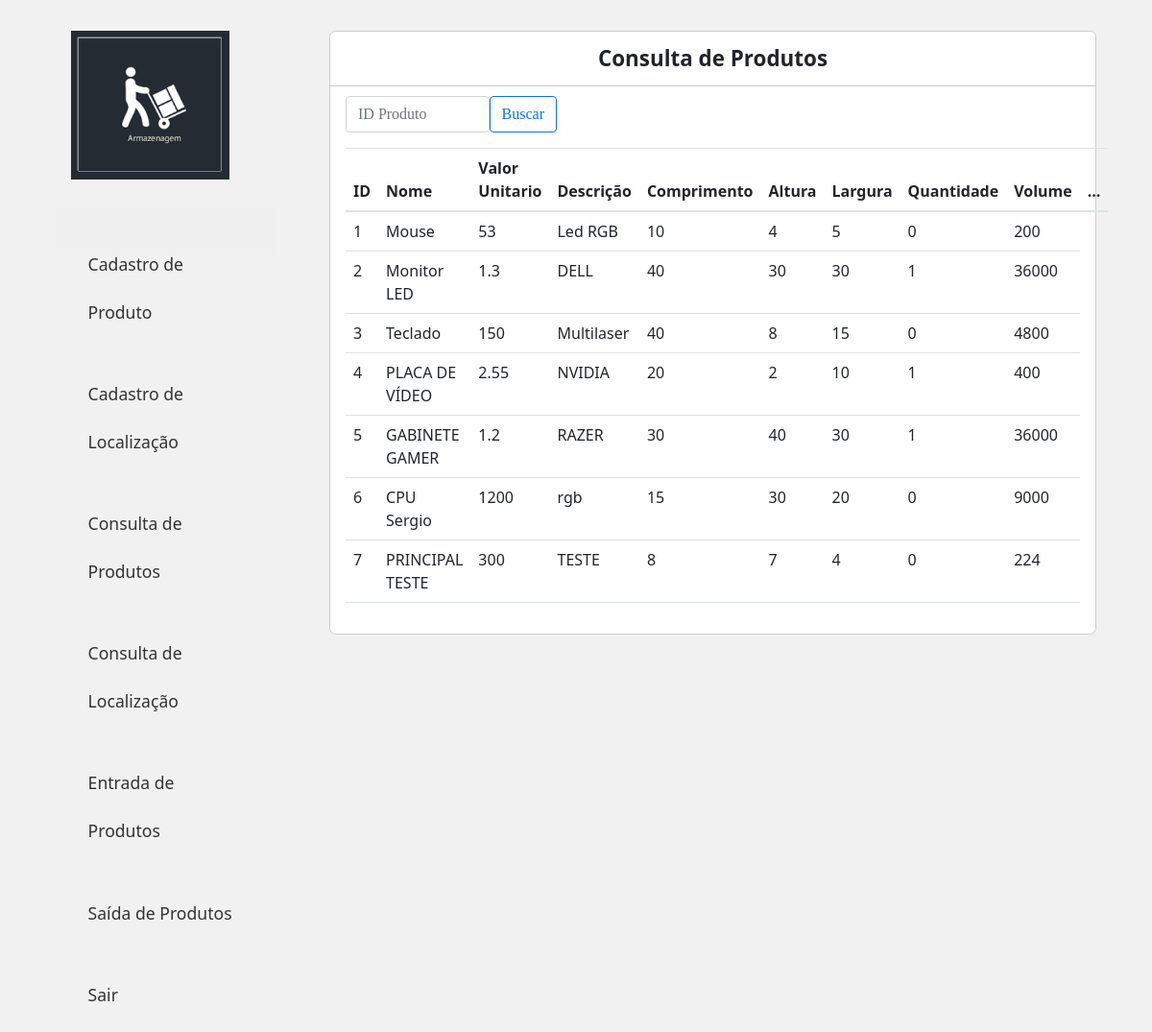
/Stoq/consulta.php, run on the app's committed database.
### tables this page shows
CREATE TABLE `tbdcadprod` (
  `id_Produto` int(11) NOT NULL,
  `nm_Produto` varchar(50) NOT NULL,
  `vl_Valor` double NOT NULL,
  `ds_Produto` varchar(50) NOT NULL,
  `comp_Produto` double NOT NULL,
  `alt_Produto` double NOT NULL,
  `larg_Produto` double NOT NULL,
  `qtd_Produto` int(20) NOT NULL,
  `volume_Produto` float NOT NULL
);

### Stoq/consulta.php (the view, shortened to what this page needs)
<?php
	require_once 'header.php';
	require_once 'conection.php';
?>
<main class="col-sm-9">
	<div class="principal">
		<div class="titulo">
			Consulta de Produtos
		</div>
		<div class="conteudo">
			<div class="item">
				<form method="POST" action="L_consulta.php">
					<input class="form-control" type="search" style="position: absolute; width: 150px; top: 100px; font-family:'calibri';" name="result" placeholder="ID Produto"><br><br>
					<button class="btn btn-outline-primary" type="submit" style="position: absolute; right: 590px; top: 100px; font-family:'calibri';" >Buscar</button>
				</form>
				<table class="table">
				  <thead>
				    <tr>
					  <th scope="col">ID</th>
				      <th scope="col">Nome</th>
					  <th scope="col">Valor Unitario</th>
				      <th scope="col">Descrição</th>
					  <th scope="col">Comprimento</th>
					  <th scope="col">Altura</th>
					  <th scope="col">Largura</th>
				      <th scope="col">Quantidade</th>
				      <th scope="col">Volume</th>
					  <th scope="col">...</th>
				    </tr>
				  </thead>
				  <tbody>
				  	<?php
				  		$stmt = $conn->prepare("SELECT * FROM tbdcadprod");
						$stmt->execute();
						$results = $stmt->fetchAll(PDO::FETCH_ASSOC);
				  		foreach($results as $row => $value){
								echo "<tr>";
								echo "<td>" . $value['id_Produto'] . "</td>";
								echo "<td>" . $value['nm_Produto'] . "</td>";
								echo "<td>" . $value['vl_Valor'] . "</td>";
								echo "<td>" . $value['ds_Produto'] . "</td>";
								echo "<td>" . $value['comp_Produto'] . "</td>";
								echo "<td>" . $value['alt_Produto'] . "</td>";
								echo "<td>" . $value['larg_Produto'] . "</td>";
								echo "<td>" . $value['qtd_Produto'] . "</td>";
								echo "<td>" . $value['volume_Produto'] . "</td>";
							}
				  	?>
				  </tbody>
				</table>
			</div>
		</div>
	</div>
</main>

### css/styles.css (style rules this page uses)
body { background: #f1f1f1; }
.principal { margin: 2em 1em; background: #fff; border: 1px solid #ccc; border-radius: .4em; }
.principal .titulo { padding: .5em 1em; font-size: 1.4em; font-weight: bold; border-bottom: 1px solid #ccc; text-align: center; }
.principal .conteudo { padding: 1em; }

### data on the page
tbdcadprod: id_Produto "1", nm_Produto "Mouse", vl_Valor "53", ds_Produto "Led RGB", comp_Produto "10", alt_Produto "4", larg_Produto "5", qtd_Produto "0", volume_Produto "200"
tbdcadprod: id_Produto "2", nm_Produto "Monitor LED", vl_Valor "1.3", ds_Produto "DELL", comp_Produto "40", alt_Produto "30", larg_Produto "30", qtd_Produto "1", volume_Produto "36000"
tbdcadprod: id_Produto "3", nm_Produto "Teclado", vl_Valor "150", ds_Produto "Multilaser", comp_Produto "40", alt_Produto "8", larg_Produto "15", qtd_Produto "0", volume_Produto "4800"
tbdcadprod: id_Produto "4", nm_Produto "PLACA DE VÍDEO", vl_Valor "2.55", ds_Produto "NVIDIA", comp_Produto "20", alt_Produto "2", larg_Produto "10", qtd_Produto "1", volume_Produto "400"
tbdcadprod: id_Produto "5", nm_Produto "GABINETE GAMER", vl_Valor "1.2", ds_Produto "RAZER", comp_Produto "30", alt_Produto "40", larg_Produto "30", qtd_Produto "1", volume_Produto "36000"
tbdcadprod: id_Produto "6", nm_Produto "CPU Sergio", vl_Valor "1200", ds_Produto "rgb", comp_Produto "15", alt_Produto "30", larg_Produto "20", qtd_Produto "0", volume_Produto "9000"
tbdcadprod: id_Produto "7", nm_Produto "PRINCIPAL TESTE", vl_Valor "300", ds_Produto "TESTE", comp_Produto "8", alt_Produto "7", larg_Produto "4", qtd_Produto "0", volume_Produto "224"
